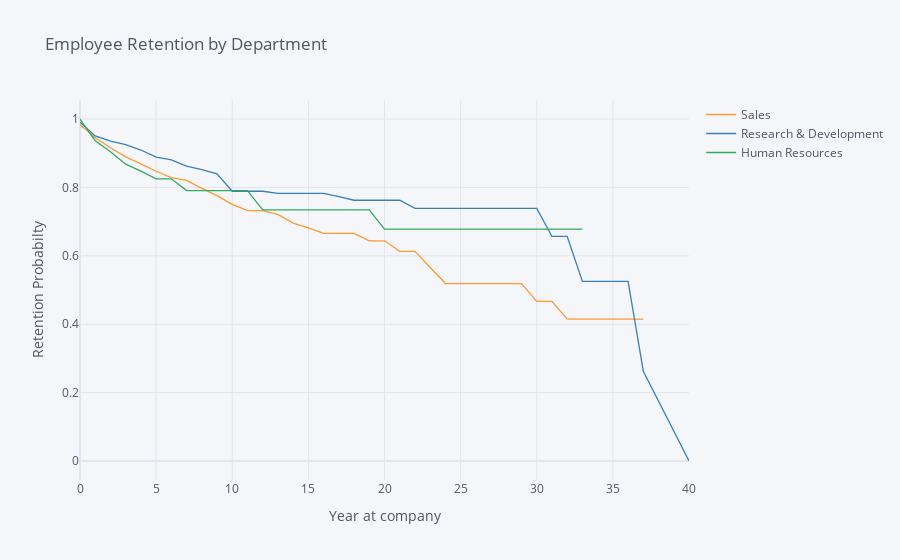

Notebook code cell kept with this figure:
### Markdown cell above
## 7. Let's investigate whether the department the employee works in has an impact on how long they stay with the company. Generate and plot survival curves showing retention by department and years the employee has worked at the company.

### Code cell
group_field = 'Department'
time_field = 'YearsAtCompany'
event_field = 'Attrition'
result7 = survival(data, group_field, time_field, event_field)
result7.iplot(kind = 'line', xTitle ='Year at company' , yTitle = 'Retention Probabilty', title = 'Employee Retention by Department')

### Figure 1 — Plotly figure (JSON) as saved in the notebook; plotly's stock layout.template omitted (floating-point values rounded to 4 significant figures)
{"data": [{"line": {"color": "rgba(255, 153, 51, 1.0)", "dash": "solid", "shape": "linear", "width": 1.3}, "mode": "lines", "name": "Sales", "text": "", "type": "scatter", "x": [0, 1, 2, 3, 4, 5, 6, 7, 8, 9, 10, 11, 12, 13, 14, 15, 16, 17, 18, 19, 20, 21, 22, 23, 24, 25, 26, 27, 29, 30, 31, 32, 33, 34, 36, 37, 40], "y": [0.9843, 0.9453, 0.9158, 0.8891, 0.8689, 0.8473, 0.8285, 0.8205, 0.7971, 0.7759, 0.7502, 0.7319, 0.7319, 0.7209, 0.6956, 0.6819, 0.6653, 0.6653, 0.6653, 0.6438, 0.6438, 0.6132, 0.6132, 0.566, 0.5188, 0.5188, 0.5188, 0.5188, 0.5188, 0.467, 0.467, 0.4151, 0.4151, 0.4151, 0.4151, 0.4151, ""]}, {"line": {"color": "rgba(55, 128, 191, 1.0)", "dash": "solid", "shape": "linear", "width": 1.3}, "mode": "lines", "name": "Research & Development", "text": "", "type": "scatter", "x": [0, 1, 2, 3, 4, 5, 6, 7, 8, 9, 10, 11, 12, 13, 14, 15, 16, 17, 18, 19, 20, 21, 22, 23, 24, 25, 26, 27, 29, 30, 31, 32, 33, 34, 36, 37, 40], "y": [0.9906, 0.9503, 0.9351, 0.9249, 0.9093, 0.8886, 0.8805, 0.8624, 0.852, 0.8399, 0.7887, 0.7887, 0.7887, 0.7825, 0.7825, 0.7825, 0.7825, 0.7729, 0.7624, 0.7624, 0.7624, 0.7624, 0.7386, 0.7386, 0.7386, 0.7386, 0.7386, 0.7386, 0.7386, 0.7386, 0.6565, 0.6565, 0.5252, 0.5252, 0.5252, 0.2626, 0]}, {"line": {"color": "rgba(50, 171, 96, 1.0)", "dash": "solid", "shape": "linear", "width": 1.3}, "mode": "lines", "name": "Human Resources", "text": "", "type": "scatter", "x": [0, 1, 2, 3, 4, 5, 6, 7, 8, 9, 10, 11, 12, 13, 14, 15, 16, 17, 18, 19, 20, 21, 22, 23, 24, 25, 26, 27, 29, 30, 31, 32, 33, 34, 36, 37, 40], "y": [1, 0.9365, 0.9042, 0.868, 0.8474, 0.8251, 0.8251, 0.7907, 0.7907, 0.7907, 0.7907, 0.7907, 0.7342, 0.7342, 0.7342, 0.7342, 0.7342, 0.7342, 0.7342, 0.7342, 0.6777, 0.6777, 0.6777, 0.6777, 0.6777, 0.6777, 0.6777, 0.6777, 0.6777, 0.6777, 0.6777, 0.6777, 0.6777, "", "", "", ""]}], "layout": {"autosize": true, "legend": {"bgcolor": "#F5F6F9", "font": {"color": "#4D5663"}}, "paper_bgcolor": "#F5F6F9", "plot_bgcolor": "#F5F6F9", "title": {"font": {"color": "#4D5663"}, "text": "Employee Retention by Department"}, "xaxis": {"autorange": true, "gridcolor": "#E1E5ED", "range": [0, 40], "showgrid": true, "tickfont": {"color": "#4D5663"}, "title": {"font": {"color": "#4D5663"}, "text": "Year at company"}, "type": "linear", "zerolinecolor": "#E1E5ED"}, "yaxis": {"autorange": true, "gridcolor": "#E1E5ED", "range": [-0.05556, 1.056], "showgrid": true, "tickfont": {"color": "#4D5663"}, "title": {"font": {"color": "#4D5663"}, "text": "Retention Probabilty"}, "type": "linear", "zerolinecolor": "#E1E5ED"}}}
